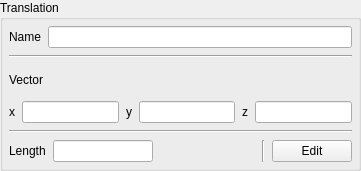
<?xml version="1.0" encoding="UTF-8"?>
<ui version="4.0">
 <class>Transformation</class>
 <widget class="QGroupBox" name="Transformation">
  <property name="geometry">
   <rect>
    <x>0</x>
    <y>0</y>
    <width>361</width>
    <height>171</height>
   </rect>
  </property>
  <property name="windowTitle">
   <string>GroupBox</string>
  </property>
  <property name="title">
   <string>Translation</string>
  </property>
  <layout class="QVBoxLayout" name="verticalLayout_2">
   <property name="leftMargin">
    <number>6</number>
   </property>
   <property name="topMargin">
    <number>6</number>
   </property>
   <property name="rightMargin">
    <number>6</number>
   </property>
   <property name="bottomMargin">
    <number>6</number>
   </property>
   <item>
    <layout class="QVBoxLayout" name="mainLayout">
     <property name="spacing">
      <number>7</number>
     </property>
     <item>
      <layout class="QHBoxLayout" name="nameLayout">
       <property name="spacing">
        <number>-1</number>
       </property>
       <item>
        <widget class="QLabel" name="nameLabel">
         <property name="text">
          <string>Name</string>
         </property>
        </widget>
       </item>
       <item>
        <widget class="QLineEdit" name="nameLineEdit">
         <property name="sizePolicy">
          <sizepolicy hsizetype="Expanding" vsizetype="Fixed">
           <horstretch>0</horstretch>
           <verstretch>0</verstretch>
          </sizepolicy>
         </property>
        </widget>
       </item>
      </layout>
     </item>
     <item>
      <widget class="Line" name="line">
       <property name="orientation">
        <enum>Qt::Horizontal</enum>
       </property>
      </widget>
     </item>
     <item>
      <widget class="QLabel" name="vectorLabel">
       <property name="sizePolicy">
        <sizepolicy hsizetype="Preferred" vsizetype="Preferred">
         <horstretch>0</horstretch>
         <verstretch>0</verstretch>
        </sizepolicy>
       </property>
       <property name="text">
        <string>Vector</string>
       </property>
      </widget>
     </item>
     <item>
      <layout class="QHBoxLayout" name="vectorLayout">
       <property name="spacing">
        <number>-1</number>
       </property>
       <item>
        <widget class="QLabel" name="xPosLabel">
         <property name="text">
          <string>x</string>
         </property>
        </widget>
       </item>
       <item>
        <widget class="QLineEdit" name="xLineEdit"/>
       </item>
       <item>
        <widget class="QLabel" name="yPosLabel">
         <property name="text">
          <string>y</string>
         </property>
        </widget>
       </item>
       <item>
        <widget class="QLineEdit" name="yLineEdit"/>
       </item>
       <item>
        <widget class="QLabel" name="zPosLabel">
         <property name="text">
          <string>z</string>
         </property>
        </widget>
       </item>
       <item>
        <widget class="QLineEdit" name="zLineEdit"/>
       </item>
      </layout>
     </item>
     <item>
      <widget class="Line" name="line_3">
       <property name="orientation">
        <enum>Qt::Horizontal</enum>
       </property>
      </widget>
     </item>
     <item>
      <layout class="QHBoxLayout" name="lengthLayout">
       <property name="spacing">
        <number>-1</number>
       </property>
       <item>
        <widget class="QLabel" name="valueLabel">
         <property name="text">
          <string>Length</string>
         </property>
        </widget>
       </item>
       <item>
        <widget class="QLineEdit" name="valueLineEdit">
         <property name="maximumSize">
          <size>
           <width>100</width>
           <height>16777215</height>
          </size>
         </property>
        </widget>
       </item>
       <item>
        <spacer name="horizontalSpacer">
         <property name="orientation">
          <enum>Qt::Horizontal</enum>
         </property>
         <property name="sizeHint" stdset="0">
          <size>
           <width>40</width>
           <height>20</height>
          </size>
         </property>
        </spacer>
       </item>
       <item>
        <widget class="Line" name="line_2">
         <property name="orientation">
          <enum>Qt::Vertical</enum>
         </property>
        </widget>
       </item>
       <item>
        <widget class="QPushButton" name="editButton">
         <property name="text">
          <string>Edit</string>
         </property>
        </widget>
       </item>
      </layout>
     </item>
    </layout>
   </item>
  </layout>
 </widget>
 <resources/>
 <connections/>
</ui>
